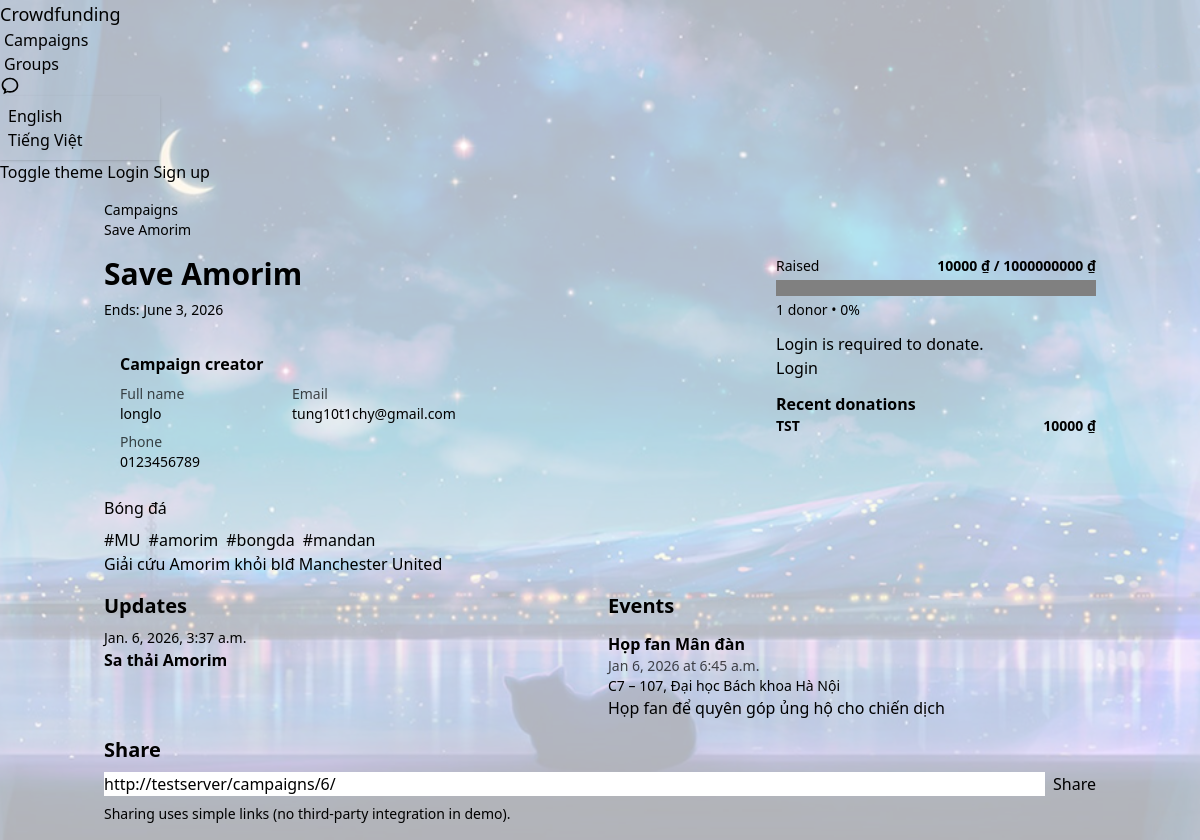
The app's page /campaigns/6/ with its own data.
### campaigns/models.py (models this page shows, shortened)
class Campaign(models.Model):
  created_by = models.ForeignKey(settings.AUTH_USER_MODEL, on_delete=models.CASCADE, related_name="campaigns")
  title = models.CharField(max_length=200)
  donate_qr_image_url = models.URLField(blank=True)
  image_url = models.URLField(blank=True)
  description = models.TextField()
  goal_amount = models.DecimalField(max_digits=18, decimal_places=2)
  end_date = models.DateField()
  categories = models.ManyToManyField(Category, blank=True, related_name="campaigns")
  tags = models.ManyToManyField(Tag, blank=True, related_name="campaigns")
  created_at = models.DateTimeField(auto_now_add=True)
  class Meta:
    ordering = ["-created_at"]
  @property
  def total_raised(self) -> Decimal:
    donation_model = self.donations.model
    amount_field = donation_model._meta.get_field("amount")
    max_digits = int(getattr(amount_field, "max_digits"))
    decimal_places = int(getattr(amount_field, "decimal_places", 0))
    integer_digits = max_digits - decimal_places
    if integer_digits > 0:
      max_amount = (Decimal(10) ** integer_digits) - (Decimal(1) / (Decimal(10) ** decimal_places))
      qs = self.donations.filter(status=donation_model.STATUS_APPROVED, amount__lte=max_amount)
    else:
      qs = self.donations.filter(status=donation_model.STATUS_APPROVED)
    total = qs.aggregate(total=models.Sum("amount")).get("total")
    return total or Decimal("0")
  @property
  def donor_count(self) -> int:
    donation_model = self.donations.model
    amount_field = donation_model._meta.get_field("amount")
    max_digits = int(getattr(amount_field, "max_digits"))
    decimal_places = int(getattr(amount_field, "decimal_places", 0))
    integer_digits = max_digits - decimal_places
    if integer_digits > 0:
      max_amount = (Decimal(10) ** integer_digits) - (Decimal(1) / (Decimal(10) ** decimal_places))
      qs = self.donations.filter(status=donation_model.STATUS_APPROVED, amount__lte=max_amount)
    else:
      qs = self.donations.filter(status=donation_model.STATUS_APPROVED)
    return qs.values("donor_id").distinct().count()
  @property
  def progress_percent(self) -> int:
    if not self.goal_amount or self.goal_amount <= 0:
      return 0
    percent = int((self.total_raised / self.goal_amount) * 100)
    return max(0, min(100, percent))

class Category(models.Model):
  name = models.CharField(max_length=100, unique=True)
  slug = models.SlugField(max_length=120, unique=True, blank=True)
  class Meta:
    ordering = ["name"]

class Tag(models.Model):
  name = models.CharField(max_length=50, unique=True)
  slug = models.SlugField(max_length=60, unique=True, blank=True)
  class Meta:
    ordering = ["name"]

class CampaignUpdate(models.Model):
  campaign = models.ForeignKey(Campaign, on_delete=models.CASCADE, related_name="updates")
  title = models.CharField(max_length=200)
  content_md = models.TextField()
  image_url = models.URLField(blank=True)
  created_at = models.DateTimeField(auto_now_add=True)
  class Meta:
    ordering = ["-created_at"]

class Event(models.Model):
  campaign = models.ForeignKey(Campaign, on_delete=models.CASCADE, related_name="events")
  title = models.CharField(max_length=200)
  description = models.TextField(blank=True)
  starts_at = models.DateTimeField()
  location = models.CharField(max_length=200, blank=True)
  created_at = models.DateTimeField(auto_now_add=True)
  class Meta:
    ordering = ["starts_at"]

### user/models.py (models this page shows, shortened)
class Profile(models.Model):
	user = models.OneToOneField(settings.AUTH_USER_MODEL, on_delete=models.CASCADE, related_name="profile")
	can_fundraise = models.BooleanField(default=False)
	phone = models.CharField(max_length=30, default="")
	full_name = models.CharField(max_length=200, blank=True, default="")
	interests = models.TextField(blank=True, default="")
	avatar_url = models.URLField(blank=True, default="")
	created_at = models.DateTimeField(auto_now_add=True)
	@classmethod
	def get_or_create_for_user(cls, user):
		profile, _ = cls.objects.get_or_create(user=user, defaults={"phone": ""})
		return profile

### donations/models.py (models this page shows)
class Donation(models.Model):
  STATUS_PENDING = "pending"
  STATUS_APPROVED = "approved"
  STATUS_REJECTED = "rejected"
  STATUS_CHOICES = [
    (STATUS_PENDING, _("Pending")),
    (STATUS_APPROVED, _("Approved")),
    (STATUS_REJECTED, _("Rejected")),
  ]
  campaign = models.ForeignKey("campaigns.Campaign", on_delete=models.CASCADE, related_name="donations")
  donor = models.ForeignKey(settings.AUTH_USER_MODEL, on_delete=models.CASCADE, related_name="donations")
  group = models.ForeignKey("groups.DonorGroup", on_delete=models.SET_NULL, null=True, blank=True, related_name="donations")
  amount = models.DecimalField(max_digits=18, decimal_places=2)
  is_anonymous = models.BooleanField(default=False)
  display_name = models.CharField(max_length=120, blank=True)
  status = models.CharField(max_length=20, choices=STATUS_CHOICES, default=STATUS_PENDING, db_index=True)
  decided_by = models.ForeignKey(
    settings.AUTH_USER_MODEL,
    on_delete=models.SET_NULL,
    null=True,
    blank=True,
    related_name="donation_decisions",
  )
  decided_at = models.DateTimeField(null=True, blank=True)
  created_at = models.DateTimeField(auto_now_add=True)
  class Meta:
    ordering = ["-created_at"]
  @property
  def public_name(self) -> str:
    if self.is_anonymous:
      return str(_("Anonymous"))
    if self.display_name:
      return self.display_name
    return getattr(self.donor, "username", str(_("Donor")))

### campaigns/views.py (the view)
# urls.py: path("campaigns/<int:campaign_id>/", views.campaign_detail, name="detail"),
def campaign_detail(request: HttpRequest, campaign_id: int) -> HttpResponse:
  campaign = get_object_or_404(
    Campaign.objects.select_related("created_by").prefetch_related("categories", "tags", "updates", "events"),
    id=campaign_id,
  )
  creator_user = campaign.created_by
  creator_profile = Profile.get_or_create_for_user(creator_user) if creator_user else None
  can_manage = request.user.is_authenticated and campaign.created_by_id == request.user.id
  is_fundraiser = False
  if request.user.is_authenticated:
    profile = Profile.get_or_create_for_user(request.user)
    is_fundraiser = bool(profile.can_fundraise)
  max_amount = _decimal_field_max_value(Donation, "amount")
  donations_qs = Donation.objects.filter(campaign=campaign)
  donations_qs = donations_qs.filter(status=Donation.STATUS_APPROVED)
  if max_amount > 0:
    donations_qs = donations_qs.filter(amount__lte=max_amount)
  donations = donations_qs.select_related("donor", "group")[:10]
  pending_count = 0
  if can_manage:
    pending_count = Donation.objects.filter(campaign=campaign, status=Donation.STATUS_PENDING).count()
  context = {
    "campaign": campaign,
    "creator_user": creator_user,
    "creator_profile": creator_profile,
    "donations": donations,
    "can_manage": can_manage,
    "disable_donate": can_manage or is_fundraiser,
    "disable_donate_reason": "owner" if can_manage else ("fundraiser" if is_fundraiser else ""),
    "pending_donation_count": pending_count,
  }
  return render(request, "campaigns/campaign_detail.html", context)

### campaigns/templates/campaigns/campaign_detail.html (shortened to what this page needs)
{% extends "base.html" %}
{% load i18n %}
{% block content %}
  <div class="flex flex-col gap-4">
    <div class="breadcrumbs text-sm">
      <ul>
        <li><a href="/">{% trans "Campaigns" %}</a></li>
        <li>{{ campaign.title }}</li>
      </ul>
    </div>
    <div class="card bg-base-100">
      <div class="card-body">
        <div class="flex flex-col md:flex-row md:items-start md:justify-between gap-4">
          <div>
            <h1 class="text-3xl font-bold mb-2">{{ campaign.title }}</h1>
            <div class="text-sm text-base-content/70">{% trans "Ends" %}: {{ campaign.end_date }}</div>
            <div class="mt-4 card bg-base-200">
              <div class="card-body p-4">
                <h2 class="font-semibold">{% trans "Campaign creator" %}</h2>
                <div class="grid grid-cols-1 sm:grid-cols-2 gap-2 mt-2 text-sm">
                  <div>
                    <div class="opacity-70">{% trans "Full name" %}</div>
                    <div>
                      {% if creator_profile and creator_profile.full_name %}
                        {{ creator_profile.full_name }}
                      {% elif creator_user %}
                        {{ creator_user.get_username }}
                      {% else %}
                        <span class="opacity-70">—</span>
                      {% endif %}
                    </div>
                  </div>
                  <div>
                    <div class="opacity-70">{% trans "Email" %}</div>
                    <div>
                      {% if creator_user and creator_user.email %}
                        <a class="link link-hover" href="mailto:{{ creator_user.email }}">{{ creator_user.email }}</a>
                      {% else %}
                        <span class="opacity-70">—</span>
                      {% endif %}
                    </div>
                  </div>
                  <div>
                    <div class="opacity-70">{% trans "Phone" %}</div>
                    <div>
                      {% if creator_profile and creator_profile.phone %}
                        {{ creator_profile.phone }}
                      {% else %}
                        <span class="opacity-70">—</span>
                      {% endif %}
                    </div>
                  </div>
                </div>
              </div>
            </div>
            {% if campaign.categories.all %}
              <div class="mt-2 flex flex-wrap gap-2">
                {% for c in campaign.categories.all %}
                  <span class="badge badge-accent badge-outline">{{ c.name }}</span>
                {% endfor %}
              </div>
            {% endif %}
            {% if campaign.tags.all %}
              <div class="mt-2 flex flex-wrap gap-2">
                {% for t in campaign.tags.all %}
                  <span class="badge badge-outline">#{{ t.name }}</span>
                {% endfor %}
              </div>
            {% endif %}
          </div>
          <div class="w-full md:w-80">
            <div>
              {% include "campaigns/partials/progress.html" with campaign=campaign %}
            </div>
            <div class="mt-3">
              {% include "donations/partials/donation_panel.html" with campaign=campaign donations=donations disable_donate=disable_donate disable_donate_reason=disable_donate_reason %}
            </div>
          </div>
        </div>
        <div class="prose max-w-none">
          <p class="text-base text-base-content">{{ campaign.description|linebreaksbr }}</p>
        </div>
      </div>
    </div>
    <div class="grid grid-cols-1 md:grid-cols-2 gap-4">
      <div class="card bg-base-100">
        <div class="card-body">
          <h2 class="text-xl font-semibold mb-2">{% trans "Updates" %}</h2>
          <div class="space-y-3">
            {% for u in campaign.updates.all %}
              <div class="card bg-base-200">
                <div class="card-body">
                  <div class="text-sm text-base-content/70">{{ u.created_at }}</div>
                    <a class="link link-hover font-semibold" href="{% url 'campaigns:update_detail' campaign.id u.id %}">{{ u.title }}</a>
                </div>
              </div>
            {% empty %}
              <div class="alert alert-info"><span>{% trans "No updates yet." %}</span></div>
            {% endfor %}
          </div>
        </div>
      </div>
      <div class="card bg-base-100">
        <div class="card-body">
          <div class="flex items-center justify-between">
            <h2 class="text-xl font-semibold">{% trans "Events" %}</h2>
          </div>
          <div class="space-y-3 mt-3">
            {% for e in campaign.events.all %}
              <div class="card bg-base-200">
                <div class="card-body">
                  <div class="flex items-start justify-between gap-4">
                    <div>
                        <a class="link link-hover font-semibold" href="{% url 'campaigns:event_detail' campaign.id e.id %}">{{ e.title }}</a>
                        <div class="text-sm opacity-70">{{ e.starts_at|date:"M j, Y \a\t P" }}</div>
                        {% if e.location %}<div class="text-sm">{{ e.location }}</div>{% endif %}
                    </div>
                  </div>
                  {% if e.description %}
                    <div class="text-base text-base-content">{{ e.description|linebreaksbr }}</div>
                  {% endif %}
                </div>
              </div>
            {% empty %}
              <div class="alert alert-info"><span>{% trans "No events." %}</span></div>
            {% endfor %}
          </div>
        </div>
      </div>
    </div>
    <div class="card bg-base-100">
      <div class="card-body">
        <h2 class="text-xl font-semibold mb-2">{% trans "Share" %}</h2>
        <div class="flex flex-col md:flex-row gap-2">
          <input class="input input-bordered w-full" value="{{ request.build_absolute_uri }}" readonly />
          <a class="btn btn-ghost" href="https://twitter.com/intent/tweet?url={{ request.build_absolute_uri|urlencode }}" target="_blank" rel="noreferrer">{% trans "Share" %}</a>
        </div>
        <div class="text-sm text-base-content/70 mt-2">{% trans "Sharing uses simple links (no third-party integration in demo)." %}</div>
      </div>
    </div>
  </div>
{% endblock %}

### campaigns/templates/campaigns/partials/progress.html
{% load i18n %}
<div id="campaign-progress-{{ campaign.id }}" class="flex flex-col gap-1">
  <div class="flex items-center justify-between">
    <div class="text-sm text-base-content/70">{% trans "Raised" %}</div>
    <div class="text-sm font-semibold">{{ campaign.total_raised|floatformat:0 }} ₫ / {{ campaign.goal_amount|floatformat:0 }} ₫</div>
  </div>
  <progress class="progress progress-accent w-full" value="{{ campaign.progress_percent }}" max="100"></progress>
  <div class="text-sm text-base-content/70">
    {% blocktrans count donors=campaign.donor_count %}{{ donors }} donor{% plural %}{{ donors }} donors{% endblocktrans %} • {{ campaign.progress_percent }}%
  </div>
</div>

### donations/templates/donations/partials/donation_panel.html (shortened to what this page needs)
{% load i18n %}
<div id="donation-panel-{{ campaign.id }}" class="space-y-3">
  {% if not disable_donate %}
    {% include "donations/partials/donate_box.html" with campaign=campaign %}
  {% endif %}
  <div class="card bg-base-200">
    <div class="card-body">
      <h3 class="font-semibold">{% trans "Recent donations" %}</h3>
      <div class="space-y-2">
        {% for d in donations %}
          <div class="flex items-center justify-between">
            <div class="text-sm">
              <span class="font-semibold">{{ d.public_name }}</span>
            </div>
            <div class="text-sm font-semibold">{{ d.amount|floatformat:0 }} ₫</div>
          </div>
        {% empty %}
          <div class="text-sm text-base-content/70">{% trans "No donations yet." %}</div>
        {% endfor %}
      </div>
    </div>
  </div>
</div>

### records on screen
Campaign: title "Save Amorim", end_date "June 3, 2026", total_raised "10000", goal_amount "1000000000", progress_percent "0", description "Giải cứu Amorim khỏi blđ Manchester United"
Profile: phone "0123456789"
Category: name "Bóng đá"
Tag: name "MU"
Tag: name "amorim"
Tag: name "bongda"
Tag: name "mandan"
Donation: public_name "TST", amount "10000"
CampaignUpdate: created_at "Jan. 6, 2026, 3:37 a.m.", title "Sa thải Amorim"
Event: title "Họp fan Mân đàn", starts_at "Jan 6, 2026 at 6:45 a.m.", location "C7 – 107, Đại học Bách khoa Hà Nội", description "Họp fan để quyên góp ủng hộ cho chiến dịch"

### other values on screen
{{ creator_user.get_username }} "longlo"
{{ creator_user.email }} "tung10t1chy@gmail.com"
